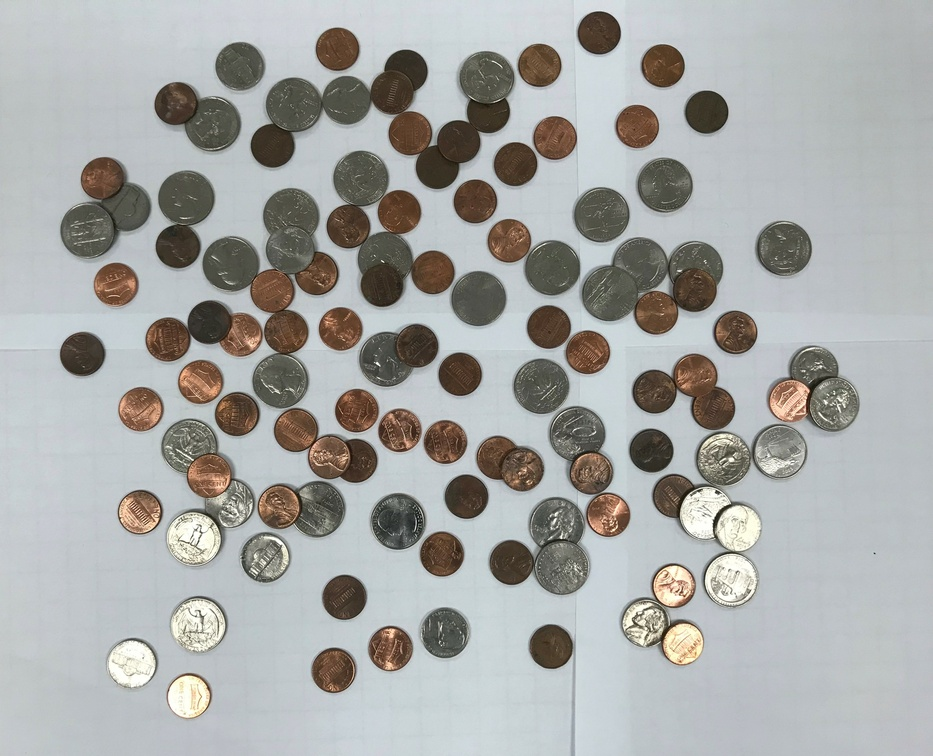
//> input picture Lab07/Part 1/image.jpg, 933 x 756 px, shrunk from 3696 x 2997 before the run
$ ./l071 image.jpg   (built with g++ and OpenCV 4)
//> lines starting //> are read from the running program, lines starting //| are printed output that depends on the picture; after the words box and inside, x2 and y2 are one past the last pixel; in counts of white or black regions, pixels touching at a corner belong together
#include "opencv2/imgcodecs.hpp"
#include "opencv2/highgui.hpp"
#include "opencv2/imgproc.hpp"
#include <iostream>
#include <fstream>
#include <iomanip>
using namespace cv;
using namespace std;
void display(int p, int n, int d, int q, int h){
    double money = p * 0.01 + n * 0.05 + d * 0.1 + q * 0.25 + h * 1;
    ofstream outfile;
    outfile.open("results.txt");
    outfile << "Pennies: " << p << "\nNickels: " << n << "\nDimes: " << d << "\nQuarters: " << q << "\nSilver Dollars: " << h << endl;
    outfile << "Total Money: $" << setprecision(2) << fixed << money << endl;
    outfile.close();
    cout << "Pennies: " << p << "\nNickels: " << n << "\nDimes: " << d << "\nQuarters: " << q << "\nSilver Dollars: " << h << endl;
    cout << "Total Money: $" << setprecision(2) << fixed << money << endl;
}
int part1(int argc, char **argv){
//> called with argc = 2
    int minsize = 97, upper = 80, maxsize = 130, circlethresh = 50;
    string filename = "image.jpg";
    for (int i = 1; i < argc; i++)
    {
        string a = argv[i];
        if (a == ("-S"))
        {
            minsize = stoi(argv[i + 1]);
        }
        if (a == ("-T"))
        {
            upper = stoi(argv[i + 1]);
        }
        if (a == ("-F"))
        {
            filename = argv[i + 1];
        }
        if (a == ("-M"))
        {
            maxsize = stoi(argv[i + 1]);
        }
        if (a == ("-TC"))
        {
            circlethresh = stoi(argv[i + 1]);
        }
        if (a == ("-Big"))
        {
            circlethresh = stoi(argv[i + 1]);
        }
    }
    // Loads an image
    Mat src = imread(samples::findFile(filename), IMREAD_COLOR);
//> src is the input picture: 756 rows x 933 cols, CV_8UC3; mean B, G, R 165.9, 167.8, 166.5
    // Check if image is loaded properly
    if (src.empty())
    {
        printf(" Error opening image\n");
        return EXIT_FAILURE;
    }
    Mat gray;
    cvtColor(src, gray, COLOR_BGR2GRAY);
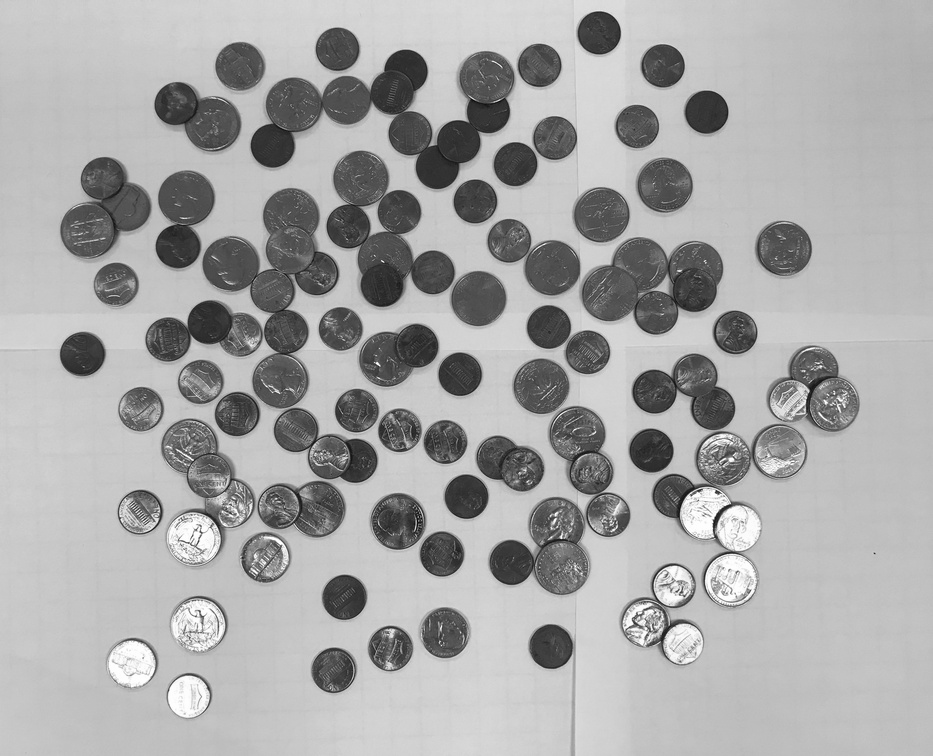
//> gray: 756 rows x 933 cols, CV_8UC1; min 1, max 255, mean 167.2
    imwrite("imageg.jpg", gray);
    medianBlur(gray, gray, 5);
    Mat edges;
    Canny(gray, edges, 50, 80, 3, false);
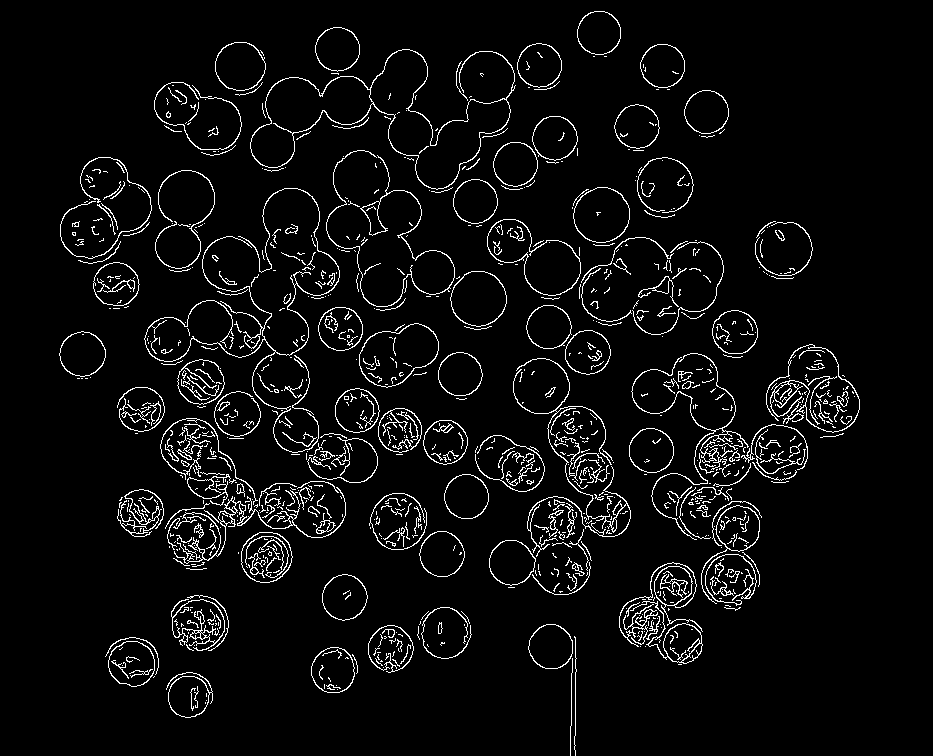
//> edges: 756 rows x 933 cols, CV_8UC1; 4.9% white in thin lines or dots, all inside (x1, y1, x2, y2) = (59, 11, 860, 756)
    imwrite("imagef.jpg", edges);
    vector<Vec3f> circles;
    vector<Vec3f> circlesLarge;
    HoughCircles(gray, circles, HOUGH_GRADIENT, 1, 70, upper, circlethresh, 75, maxsize);
//> circles = empty
    HoughCircles(gray, circlesLarge, HOUGH_GRADIENT, 1, 70, 65, 45, 150, 180);
//> circlesLarge = empty
    // imageeasy HoughCircles(gray, circles, HOUGH_GRADIENT, 1, 85, 100, 50, 50, 130);
    // imageeasy HoughCircles(gray, circles, HOUGH_GRADIENT, 1, 85, 100, 50, 50, 130);
    // imageeasy HoughCircles(gray, circles, HOUGH_GRADIENT, 1, 85, 100, 50, 50, 170);
    int p = 0, n = 0, d = 0, q = 0, h = 0;
    double price = 0;
    for (size_t i = 0; i < circles.size(); i++)
    {
        Vec3i c = circles[i];
        int radius = c[2];
        Point center = Point(c[0], c[1]);
        Vec3b colorAtCenter = src.at<Vec3b>(center);
        if(colorAtCenter[1] == 0)
            colorAtCenter[1] = 1;
        double col = (double)colorAtCenter[2] / (double)colorAtCenter[1];
        if (radius < minsize) // 95 for easy, 90 for med, 90 for hard
        {
            if (col > 1.00 || colorAtCenter[2] < 80)
            {
                circle(src, center, radius, Scalar(0, 0, 255), 3, LINE_AA);
                p += 1;
            }
            else
            {
                circle(src, center, radius, Scalar(255, 0, 0), 3, LINE_AA);
                d += 1; // penny or dime
            }
        }
        else if (radius < minsize + 9) // 103 for medium, 110 for small
        {
            circle(src, center, radius, Scalar(255, 0, 255), 3, LINE_AA);
            n += 1; // nickel
        }
        else if (radius < minsize + 63)
        {
            q += 1; // quarter
            circle(src, center, radius, Scalar(0, 255, 0), 3, LINE_AA);
        }
    }
//> this loop made 0 passes
//> after the loop, p = 0; d = 0; n = 0; q = 0
    for (size_t i = 0; i < circlesLarge.size(); i++)
    {
        Vec3i c = circlesLarge[i];
        int radius = c[2];
        Point center = Point(c[0], c[1]);
        circle(src, center, radius, Scalar(0, 255, 255), 3, LINE_AA);
        h += 1; // Silver dollar
    }
//> after the loop, h = 0
    display(p, n, d, q, h);
//| Pennies: 0
//| Nickels: 0
//| Dimes: 0
//| Quarters: 0
//| Silver Dollars: 0
//| Total Money: $0.00

    imwrite("coins.jpg", src);
    return 0;
}
int main(int argc, char **argv)
{
    part1(argc, argv);
}
